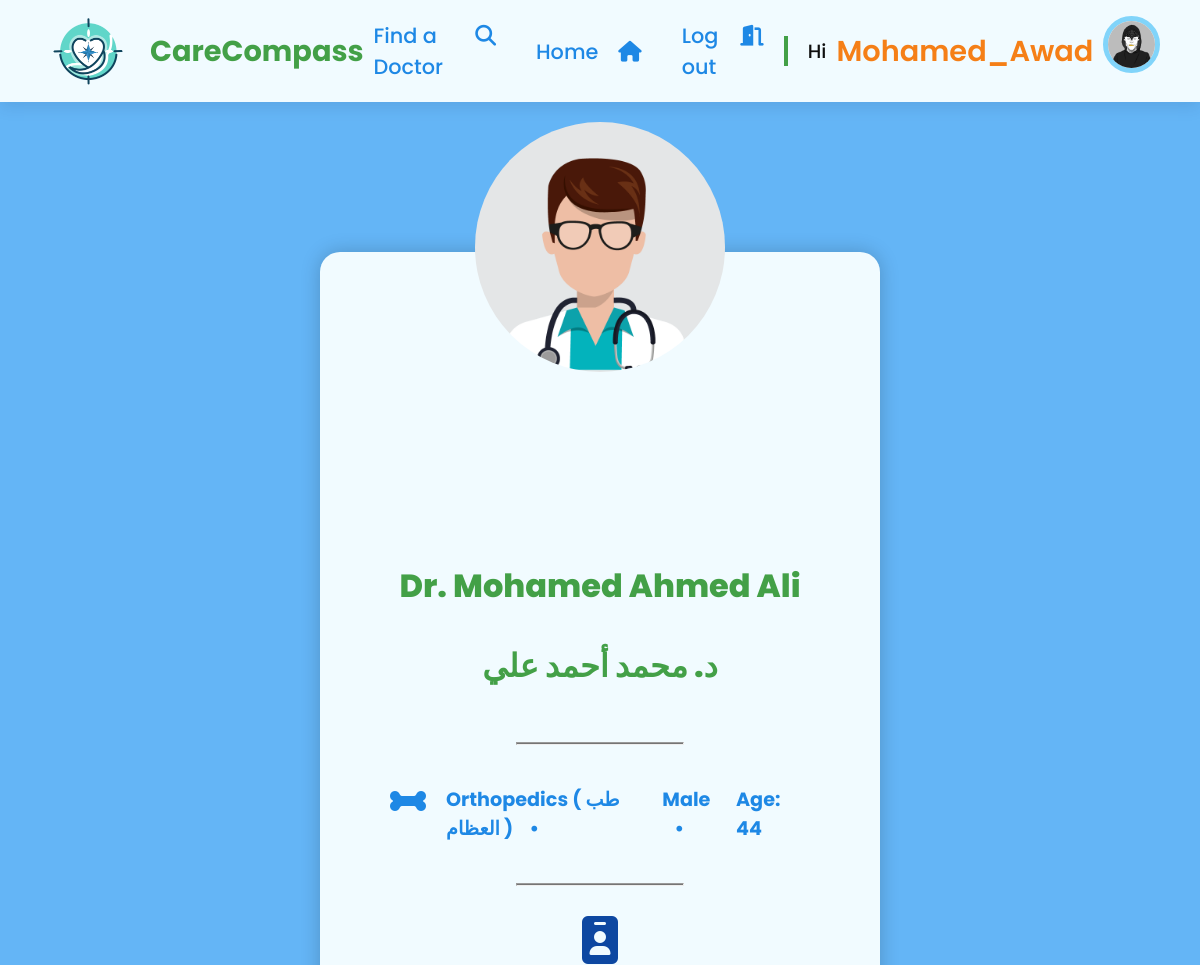
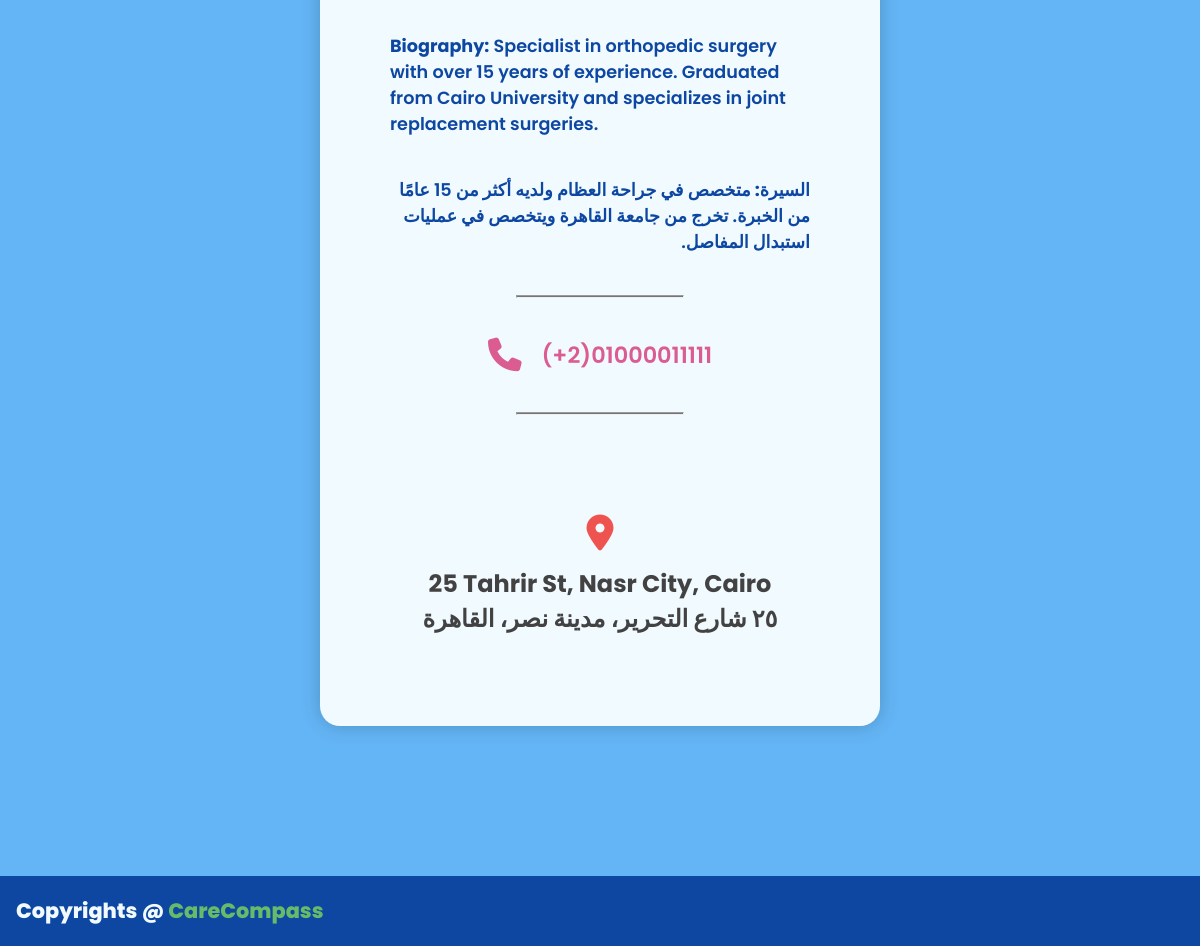
The page /doctor-profile/?id=1 (signed in) on the database its author committed (2 pictures, top to bottom).
### Users/models.py (models this page shows, shortened)
class UserProfile(models.Model):
    user = models.OneToOneField(User, on_delete=models.CASCADE)
    city = models.CharField(max_length=100, blank=True)
    profile_img = models.ImageField(upload_to='profile_images', default='default/blank-profile-picture.png')
    phone_number = models.CharField(max_length=13, blank=True)

### Doctors/models.py (models this page shows, shortened)
class DoctorProfile(models.Model):
    GENDER_CHOICES = [
        ('Male', 'Male'),
        ('Female', 'Female'),
    ]
    full_name_in_english = models.CharField(max_length=100)
    full_name_in_arabic = models.CharField(max_length=100)
    doctor_profile_img = models.ImageField(upload_to='doctors_profile_images', blank=True, null=True)
    english_bio = models.TextField()
    arabic_bio = models.TextField()
    phone = models.CharField(max_length=13)
    address_in_english = models.CharField(max_length=255)
    address_in_arabic = models.CharField(max_length=255)
    specialization_in_english = models.CharField(max_length=100)
    specialization_in_arabic = models.CharField(max_length=100)
    gender = models.CharField(max_length=6, choices=GENDER_CHOICES)
    birthdate = models.DateField()
    default_pic_mapping = {
        'Male': 'default/male_blank_doctor.png',
        'Female': 'default/female_blank_doctor.png'
    }
    def get_profile_pic_url(self):
        if not self.doctor_profile_img:
            return os.path.join(settings.MEDIA_URL, self.default_pic_mapping[self.gender])
        return self.doctor_profile_img.url
    @property
    def age(self):
        today = date.today()
        return today.year - self.birthdate.year

### Doctors/views.py (the view)
# urls.py: path('doctor-profile/', views.doctor_profile, name='doctor_profile'),
def doctor_profile(request):
    doctor_id = request.GET['id']
    doctor = get_object_or_404(DoctorProfile, id=doctor_id)
    doctor_specialty_icon = specialty_icons[doctor.specialization_in_english]
    context = {"doctor": doctor , "doctor_specialty_icon": doctor_specialty_icon}
    return render(request, 'Doctors/doctor_profile.html', context)

### Doctors/templates/Doctors/doctor_profile.html (shortened to what this page needs)
{% extends "base.html" %}
{% load static %}
{% block extra_css %}
    <link rel="stylesheet" href="{% static 'css/doc_profile_styles.css' %}">
{% endblock %}
{% block content %}
    <section>
        <div class="doctor-profile-container">
            <div class="doctor-review">
                <div class="doctor-image">
                    <img src="{{ doctor.get_profile_pic_url }}" alt="{{ doctor.full_name_in_english }}">
                </div>
            </div>
            <div class="doctor-overview">
                <h3 class="doctor-name">Dr. {{ doctor.full_name_in_english }}</h3>
                <h3 class="doctor-name rtl">د. {{ doctor.full_name_in_arabic }}</h3>
                <hr>
                <div class="doctor-details">
                    <i class="{{ doctor_specialty_icon }}"></i>
                    <p>{{ doctor.specialization_in_english }} ( {{ doctor.specialization_in_arabic }} ) &nbsp;&nbsp;&nbsp;• </p>
                    <p>{{ doctor.gender }} &nbsp;&nbsp;&nbsp;• </p>
                    <p>Age: {{ doctor.age }}</p>
                </div>
                <hr>
                <div class="bio-icon"> <i class="fa-solid fa-id-badge"></i> </div>
                <p class="doctor-bio"><strong>Biography:</strong> {{ doctor.english_bio }} </p>
                <p class="doctor-bio rtl"><strong>السيرة:</strong> {{ doctor.arabic_bio }} </p>
                <hr>
                <p class="doctor-phone"> <i class="fa-solid fa-phone"></i> (+2){{ doctor.phone }} </p>
                <hr>
            </div>
            <div class="doctor-location">
                <i class="fa-solid fa-location-dot"></i>
                <p> {{ doctor.address_in_english }} </p>
                <p class="rtl"> {{ doctor.address_in_arabic }} </p>
            </div>
        </div>
    </section>
{% endblock %}

### templates/navbar.html (shortened to what this page needs)
{% load static %}
<header>
    <a href="{% url 'home' %}" class="logo">
        <img src="{% static 'images/Logo.png' %}" alt="Logo">
        CareCompass
    </a>
    <nav class="navigation-bar">
        {% if user.is_authenticated %}
            <div class="navigation-bar-links">
                <div class="nav-link">
                    <a href="/#find-doctor" id="find-doctor-link">Find a Doctor</a>
                    <i class="fa-solid fa-magnifying-glass"></i>
                </div>
                <div class="nav-link">
                    <a href="{% url 'home' %}">Home</a>
                    <i class="fa-solid fa-house"></i>
                </div>
                <div class="nav-link">
                    <a href="{% url 'logout' %}">Log out</a>
                    <i class="fa-solid fa-door-open"></i>
                </div>
            </div>
            <span class="separator"></span>
            <p class="logged-in-user">Hi <a href="{% url 'user_profile' %}"> <span>{{ user.username }}</span> </a></p>
            <div class="user-avatar">
                <img src="{{ user.userprofile.profile_img.url }}" alt="{{ user.username }}">
            </div>
        {% endif %}
    </nav>
</header>

### static/css/basic.css (style rules this page uses)
:root { --primary-blue: #1E88E5; --primary-blue-light: #64B5F6; --primary-blue-dark: #1565C0; --primary-blue-darker: #0D47A1; --primary-accent-blue: #81D4FA; --primary-accent-blue-light: #daf0fb; --secondary-green: #43A047; --secondary-green-light: #66BB6A; --secondary-accent-green: #15d46b; --secondary-green-dark: #2E7D32; --secondary-green-darker: #1B5E20; --neutral-white: #f1fbff; --text-dark-gray: #424242; --text-dark-gray-light: #757575; --text-dark-gray-dark: #212121; --text-dark-gray-darker: #0E0E0E; --error-red: #E53935; --error-red-light: #EF5350; --error-red-accent: #FF5A5F; --error-red-accent-light: #ffc8ca; --accent-pinkish-red: #DB5C91; --accent-pinkish-red-light: #F48FB1; --accent-orange: #E6981E; --accent-orange-light: #FBC02D; --accent-orange-dark: #F57F17; }
* { font-family: "Poppins", sans-serif; margin: 0; padding: 0; box-sizing: border-box; scroll-behavior: smooth; }
.rtl { direction: rtl; }
a { text-decoration: none; }
#base-page-body { min-height: 100vh; width: 100vw; position: relative; background-color: var(--primary-blue-light); display: flex; flex-direction: column; overflow-x: hidden; }
section { padding: 150px 200px; }
header { background-color: var(--neutral-white); width: 100%; display: flex; position: sticky; top: 0px; justify-content: space-between; align-items: center; padding: 10px 30px; box-shadow: 0px 5px 15px rgba(1, 28, 64, 0.1); z-index: 999; }
.logo { display: flex; align-items: center; justify-content: center; text-decoration: none; color: var(--secondary-green); font-size: 1.8em; font-weight: 700; }
.logo img { width: 120px; }
.navigation-bar { display: flex; align-items: center; justify-content: center; }
.navigation-bar-links { display: flex; align-items: center; gap: 20px; }
.nav-link { display: flex; justify-content: center; align-items: baseline; color: var(--primary-blue); font-size: 1.3em; font-weight: 500; padding: 10px; cursor: pointer; }
.nav-link a { color: var(--primary-blue); }
.nav-link i { margin-left: 20px; }
.logged-in-user { color: var(--text-dark-gray-darker); margin: 0; display: flex; justify-content: center; align-items: center; text-decoration: none; font-size: 1.2em; font-weight: 500; padding: 10px; }
.logged-in-user span { padding-left: 10px; color: var(--accent-orange-dark); font-size: 1.5em; font-weight: 600; }
.separator { width: 5px; height: 30px; margin: 10px; background-color: var(--secondary-green); }
.user-avatar { width: 70px; height: 70px; margin-right: 20px; }
.user-avatar img { width: 100%; border: 5px solid var(--primary-accent-blue); border-radius: 50%; }

### Doctors/static/css/doc_profile_styles.css (style rules this page uses)
section { display: flex; justify-content: center; align-items: center; padding: 150px 200px; }
.doctor-profile-container { width: 70%; background-color: var(--neutral-white); padding: 50px; display: grid; grid-template-rows: 1fr 4fr; gap: 20px; box-shadow: 0 0 20px rgba(0, 0, 0, 0.2); border-radius: 20px; }
.doctor-review { position: relative; padding: 20px; display: flex; flex-direction: column; justify-content: center; align-items: center; }
.doctor-image img { width: 250px; border-radius: 50%; }
.doctor-image { position: absolute; top: -180px; }
.doctor-overview { padding: 20px; display: flex; flex-direction: column; justify-content: center; align-items: center; }
.doctor-details { margin: 20px 0; display: flex; justify-content: flex-start; }
.doctor-name { font-size: 2em; font-weight: 800; color: var(--secondary-green); margin-bottom: 32px; }
.doctor-details i { margin-right: 20px; font-size: 2em; color: var(--primary-blue); }
.doctor-details p { margin-right: 20px; font-size: 1.2em; font-weight: 700; color: var(--primary-blue); }
.doctor-bio { margin: 20px 0; font-size: 1.1em; font-weight: 600; color: var(--primary-blue-darker); }
.bio-icon { color: var(--primary-blue-darker); font-size: 3em; margin: 0 20px; }
.doctor-phone { margin: 20px 0; display: flex; align-items: center; font-size: 1.4em; font-weight: 600; color: var(--accent-pinkish-red); }
.doctor-phone i { font-size: 1.5em; margin-right: 20px; }
.doctor-location { text-align: center; padding: 40px 20px; font-size: 1.5em; font-weight: 700; color: var(--text-dark-gray); }
.doctor-location i { font-size: 1.5em; margin-bottom: 15px; color: var(--error-red-light); }
.doctor-overview hr { width: 40%; height: 3px; background-color: var(--text-dark-gray-light); margin: 20px 0; }

### rows shown on the page
DoctorProfile: full_name_in_english "Mohamed Ahmed Ali", full_name_in_arabic "محمد أحمد علي", specialization_in_english "Orthopedics", specialization_in_arabic "طب العظام", gender "Male", age "44", english_bio "Specialist in orthopedic surgery with over 15 years of experience. Graduated from Cairo University and specializes in joint replacement surgeries.", arabic_bio "متخصص في جراحة العظام ولديه أكثر من 15 عامًا من الخبرة. تخرج من جامعة القاهرة ويتخصص في عمليات استبدال المفاصل.", phone "01000011111", address_in_english "25 Tahrir St, Nasr City, Cairo", address_in_arabic "٢٥ شارع التحرير، مدينة نصر، القاهرة"

### other values the page prints
{{ user.username }} "Mohamed_Awad"
